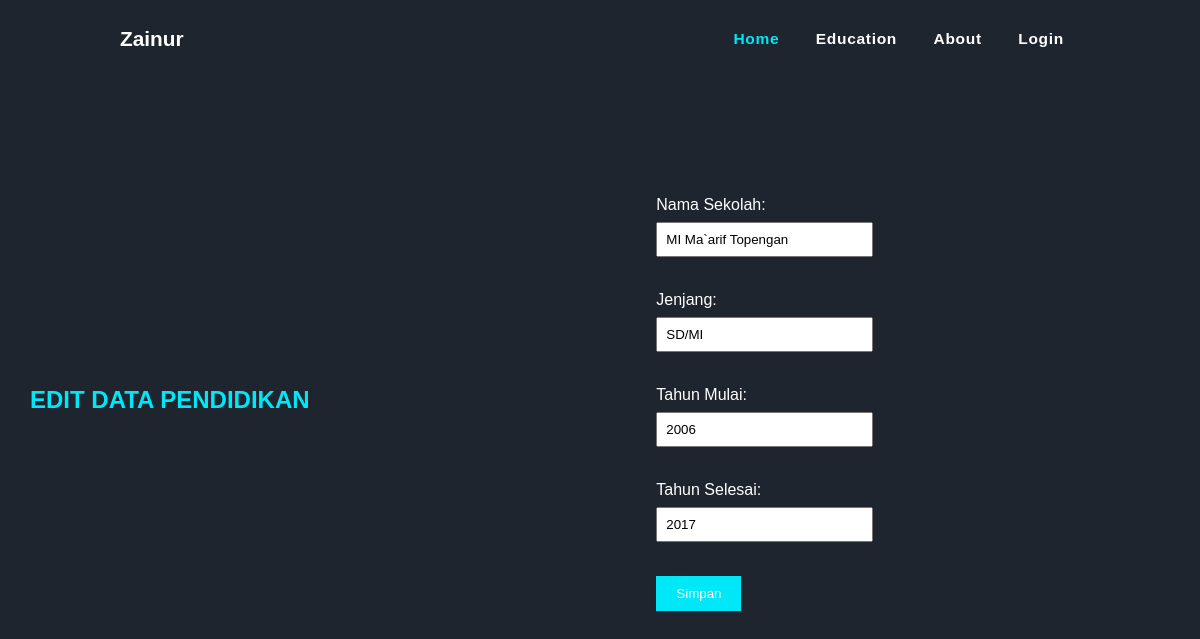
The page /edit.php?id=1 on the database its author committed.
### tables this page shows
CREATE TABLE `education` (
  `id` int(11) NOT NULL,
  `school_name` varchar(255) DEFAULT NULL,
  `degree` varchar(255) DEFAULT NULL,
  `start_year` int(11) DEFAULT NULL,
  `end_year` int(11) DEFAULT NULL
);

### edit.php (the view, shortened to what this page needs)
<!DOCTYPE html>
<html lang="en">
<head>
    <link rel="stylesheet" href="https://cdn.jsdelivr.net/npm/bootstrap-icons@1.10.5/font/bootstrap-icons.css">
    <link rel="stylesheet" type="text/css" href="style.css">
</head>
<body>
    <?php
        include "nav.php";
        include "koneksi.php";
        if ($_SERVER["REQUEST_METHOD"] == "POST") {
            $id = $_POST["id"];
            $school_name = $_POST["school_name"];
            $degree = $_POST["degree"];
            $start_year = $_POST["start_year"];
            $end_year = $_POST["end_year"];
            $query = "UPDATE education SET school_name='$school_name', degree='$degree', start_year='$start_year', end_year='$end_year' WHERE id=$id";
            if (mysqli_query($koneksi, $query)) {
                header("Location: edu.php");
                exit();
            } else {
                echo "Error: " . $query . "<br>" . mysqli_error($koneksi);
            }
        } else {
            if (isset($_GET['id'])) {
                $id = $_GET['id'];
                $query = mysqli_query($koneksi, "SELECT * FROM education WHERE id = $id");
                if (mysqli_num_rows($query) == 1) {
                    $row = mysqli_fetch_array($query);
                    $school_name = $row['school_name'];
                    $degree = $row['degree'];
                    $start_year = $row['start_year'];
                    $end_year = $row['end_year'];
                } else {
                    echo "Data tidak ditemukan.";
                    exit();
                }
            } else {
                echo "ID tidak diberikan.";
                exit();
            }
        }
    ?>
    <div class="main">
        <div class="detail" text-align="center">
            <h1><span style="color:#00E8F8;">EDIT DATA PENDIDIKAN</span></h1>
        </div>
        <div class="form-container">
            <br>
            <form method="post">
            <br><label for="school_name">Nama Sekolah:</label>
            <input type="text" name="school_name" value="<?php echo $school_name; ?>" required></br>
            <br><label for="degree">Jenjang:</label>
            <input type="text" name="degree" value="<?php echo $degree; ?>" required></br>
            <br><label for="start_year">Tahun Mulai:</label>
            <input type="text" name="start_year" value="<?php echo $start_year; ?>" required></br>
            <br><label for="end_year">Tahun Selesai:</label>
            <input type="text" name="end_year" value="<?php echo $end_year; ?>" required></br>
            <br><input type="submit" value="Simpan"></br>
            </form>
        </div>
    </div>
</body>
</html>

### style.css (style rules this page uses)
* { margin: 0; padding: 0; }
body { font-family: 'Poppins', sans-serif; max-height: 100vh; background-color: #1F252E; color: #fff; }
h1 { margin-bottom: 30px; display:inline; }
.main { display:flex; flex-wrap: wrap; justify-content: space-between; align-items: center; margin: 5rem auto; }
.main h1 { margin-left: 30px; font-size: 2.5rem; font-weight: 600; color: #fff; }
.main .form-container { display: flex; }
.form-container { max-width: 400px; margin: 20px auto; display: inline; justify-content: flex-start; align-items: center; }
.form-container label { display:block; margin-bottom: 8px; }
.form-container input[type="text"] { width: 100%; padding: 8px; margin-bottom: 16px; box-sizing: none; }
.form-container input[type="submit"] { background-color: #00E8F8; color: #ffffff; padding: 10px 20px; border: none; cursor: pointer; }
.main h1 span:nth-child(1) { font-size: 1.5rem; }

### rows shown on the page
education: school_name "MI Ma`arif Topengan", degree "SD/MI", start_year "2006", end_year "2017"
